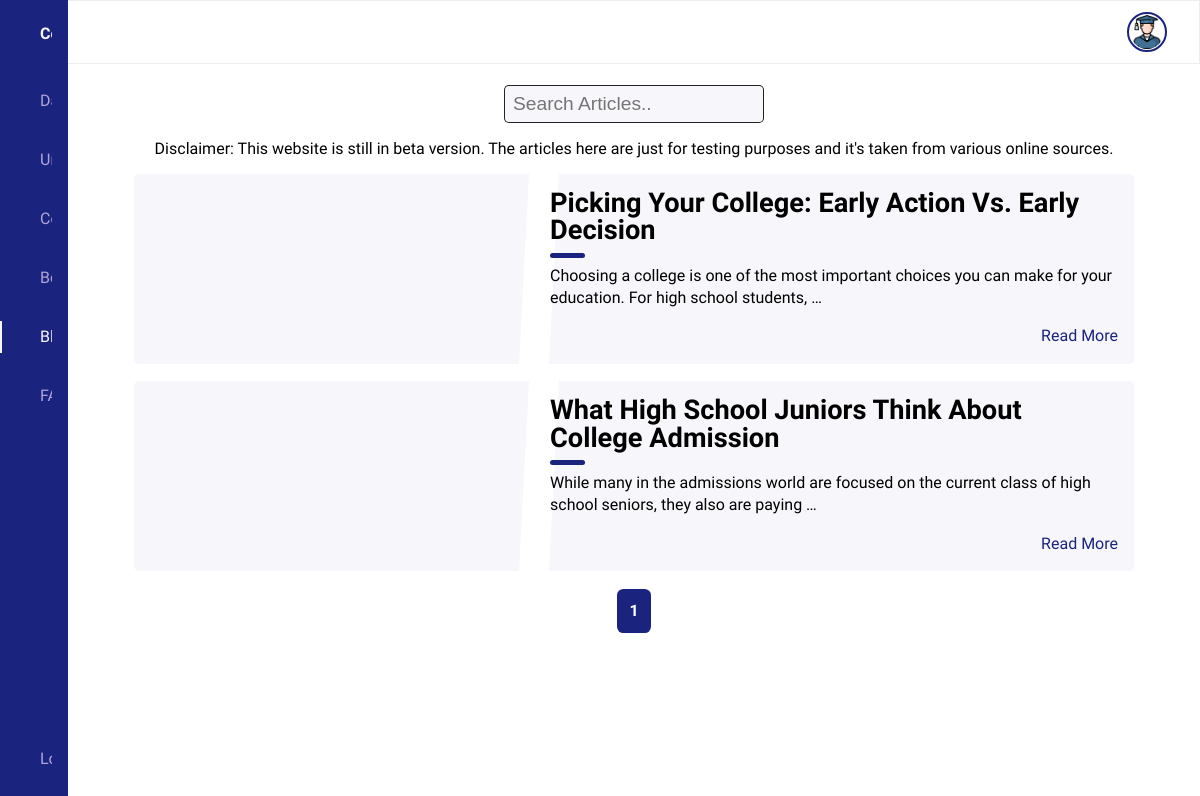
Page /blogs/ (signed in) on the committed database.
### users/models.py (models this page shows, shortened)
class Profile(models.Model):
    user = models.OneToOneField(User, on_delete=models.CASCADE)
    avatar = models.ImageField(default='avatar.png', upload_to='profile_pics')
    bio = models.TextField(blank=True, null=True, default='')
    gpa = models.DecimalField(
        decimal_places=2, max_digits=3, blank=True, null=True)
    gre_score = models.IntegerField(blank=True, null=True)
    toefl_score = models.IntegerField(blank=True, null=True)
    sop_score = models.DecimalField(
        decimal_places=1, max_digits=2, blank=True, null=True)
    lor_score = models.DecimalField(
        decimal_places=1, max_digits=2, blank=True, null=True)
    uni_score = models.IntegerField(blank=True, null=True)
    CHOICES = [(1, 'Yes'), (0, 'No')]
    research = models.IntegerField(choices=CHOICES, default=0)
    chance_of_admit = models.DecimalField(
        decimal_places=2, max_digits=3, blank=True, null=True, default=0.0)

### blogs/models.py (models this page shows, shortened)
class Post(models.Model):
    title = models.CharField(max_length=140, null=True)
    description = models.TextField(null=True)
    image_url = models.URLField(blank=True, null=True)
    posted_on = models.DateTimeField(default=timezone.now, blank=True)
    author = models.ForeignKey(User, on_delete=models.CASCADE, null=True, blank=True)
    slug = models.SlugField(unique=True, max_length=100, null=True)
    tags = TaggableManager(blank=True, )

### blogs/views.py (the view)
# urls.py: path('', login_required(views.blogs_page), name='blogs'),
def blogs_page(request):
    title = 'Blogs'
    search_query = request.GET.get('search', '')
    if search_query:
        data = Post.objects.filter(
            Q(title__icontains=search_query) | Q(description__icontains=search_query)).distinct()
        title = f'Search results for {search_query}'
    else:
        data = Post.objects.order_by('-posted_on')
    paginator = Paginator(data, 4)
    page_number = request.GET.get('page', 1)
    page_obj = paginator.get_page(page_number)
    context = {
        'title': title,
        'blogs': page_obj,
        'page_obj': page_obj,
        'search_query': search_query,
    }
    return render(request, 'blogs/blogs.html', context)

### components/templates/blogs/blogs.html (shortened to what this page needs)
{% extends "base.html" %}
{% load static %}
{% load mathfilters %}
{% block extracss %}
<link rel="stylesheet" href="{% static 'css/blogs/blog-lists.css' %}">
{% endblock extracss %}
{% block content %}
<form class="search" action="{% url 'blogs' %}">
    <input type="text" name="search" class="searchTerm" value="{{ search_query }}" placeholder="Search Articles..">
    <button type="submit" class="searchButton">
    </button>
</form>
<div class="blogs">
    <p class="center">Disclaimer: This website is still in beta version. The articles
        here are just for testing purposes
        and it's taken
        from various online sources.</p>
    {% for blog in blogs %}
    <div class="blog-card">
        <div class="meta">
            <div class="photo" style="background-image: url({{ blog.image_url }})">
            </div>
        </div>
        <div class="description">
            <h1><a href="{% url 'blog_detail' blog.slug %}">{{ blog.title }}</a></h1>
            <p>{{ blog.description|truncatewords:20 }}</p>
            <p class="read-more">
                <a href="{% url 'blog_detail' blog.slug %}">Read More </a>
            </p>
        </div>
    </div>
    {% endfor %}
</div>
<div class="pagination">
    {% if page_obj %}
        {% for num in page_obj.paginator.page_range %}
        {% if page_obj.number == num %}
        <span class="pagination-number pagination-current">{{ num }}</span>
        {% elif num > page_obj.number|add:'-3' and num < page_obj.number|add:'3' %} <a class="pagination-number"
            href="?page={{ num }}&search={{ search_query }}">{{ num }}</a>
    {% endif %}
    {% endfor %}
    {% else %}
    <h4>No Articles Found.</h4>
    {% endif %}
</div>
{% endblock content %}

### components/templates/base.html (shortened to what this page needs)
{% load static %}
<!DOCTYPE html>
<html lang="en">
<head>
    <link href='https://unpkg.com/boxicons@2.0.7/css/boxicons.min.css' rel='stylesheet'>
    <link rel="stylesheet" href="//code.jquery.com/ui/1.12.1/themes/base/jquery-ui.css">
    <link rel="stylesheet" href="https://cdnjs.cloudflare.com/ajax/libs/Chart.js/2.8.0/Chart.min.css"
 />
    <link rel="stylesheet" id="theme" href="{% static 'css/themes/light.css' %}" />
    <link rel="stylesheet" href="{% static 'css/styles.css' %}" />
    {% block extracss %}
    {% endblock extracss %}
</head>
<body id="body-pd">
    <header class="header" id="header">
        <div class="header__img dropdown">
            <img onclick="dropdownFunction()" class="dropbtn" src="{{ user.profile.avatar.url }}" alt="Profile" />
        </div>
    </header>
    <div class="l-navbar" id="nav-bar">
        <nav class="nav">
            <div>
                <a href="{% url 'dashboard' %}" class="nav__logo">
                    <span class="nav__logo-name">College Finder</span>
                </a>
                <div class="nav__list">
                    <a href="{% url 'dashboard' %}" class="nav__link" id="dashboard">
                        <span class="nav__name">Dashboard</span>
                    </a>
                    <a href="{% url 'universities' %}" class="nav__link" id="universities">
                        <span class="nav__name">Universities</span>
                    </a>
                    <a href="{% url 'college_comparison' %}" class="nav__link" id="college-comparison">
                        <span class="nav__name">College Comparison</span>
                    </a>
                    <a href="{% url 'bookmarks' %}" class="nav__link" id="bookmarks">
                        <span class="nav__name">Bookmarks</span>
                    </a>
                    <a href="{% url 'blogs' %}" class="nav__link" id="blogs">
                        <span class="nav__name">Blogs</span>
                    </a>
                    <a href="{% url 'faqs' %}" class="nav__link" id="faqs">
                        <span class="nav__name">FAQs</span>
                    </a>
                </div>
            </div>
            <a href="{% url 'logout' %}" class="nav__link" id="log-out">
                <span class="nav__name">Log Out</span>
            </a>
        </nav>
    </div>
    <main>
        {% block content %}
        {% endblock content %}
    </main>
</body>
</html>

### components/static/css/themes/light.css (style rules this page uses)
:root { --first-color: #1a237e; --first-color-text: #1a237e; --first-color-light: #AFA5D9; --second-color: #512da8; --white: #fff; --black: #000; --black-second: #222; --white-color: #F7F6FB; --grey: #eee; }

### components/static/css/styles.css (style rules this page uses)
:root { --header-height: 3rem; --nav-width: 68px; --body-font: 'Nunito', sans-serif; --second-font: 'Poppins', 'Nunito' sans-serif; --normal-font-size: 1rem; --z-fixed: 100; }
body { position: relative; margin: var(--header-height) 0 0 0; padding: 0 1rem; font-family: var(--body-font); font-size: var(--normal-font-size); transition: .5s; }
a { text-decoration: none; }
main { padding-top: 0.3rem; }
.center { display: flex; justify-content: center; }
.header { width: 100%; height: var(--header-height); position: fixed; top: 0; left: 0; display: flex; align-items: center; justify-content: space-between; padding: 0 1rem; background-color: var(--white); border: 1.9px solid var(--grey); z-index: var(--z-fixed); transition: .5s; }
.header__img img { width: 40px; height: 40px; border-radius: 50%; border: 2px solid var(--first-color); margin-top: 0.25em; padding: 1px; cursor: pointer; }
.dropdown { position: relative; display: inline-block; }
.l-navbar { position: fixed; top: 0; left: -30%; width: var(--nav-width); height: 100vh; background-color: var(--first-color); padding: .5rem 1rem 0 0; transition: .5s; z-index: var(--z-fixed); }
.nav { height: 100%; display: flex; flex-direction: column; justify-content: space-between; overflow: hidden; }
.nav__logo, .nav__link { display: grid; grid-template-columns: max-content max-content; align-items: center; column-gap: 1rem; padding: .5rem 0 .5rem 1.5rem; }
.nav__logo { margin-bottom: 2rem; }
.nav__logo-name { color: #F7F6FB; font-weight: 700; }
.nav__link { position: relative; color: #AFA5D9; margin-bottom: 1.5rem; transition: .3s; }
.active { color: #F7F6FB; }
.active::before { content: ''; position: absolute; left: 0; width: 2px; height: 32px; background-color: #F7F6FB; }
main { margin-top: 0.5em; }
.search { width: 260px; position: relative; display: flex; margin: 1em auto; }
input { background-color: var(--white-color); }
.searchTerm { width: 100%; color: var(--black); border: 1.8px solid var(--black-second); border-right: none; padding: 8px; height: 2em; font-size: 1.2em; border-radius: 5px 0 0 5px; outline: none; }
.searchButton { width: 40px; height: 2em; border: 1.8px solid var(--black-second); border-left: none; text-align: center; color: var(--first-color); background-color: var(--white-color); border-radius: 0 5px 5px 0; cursor: pointer; font-size: 1.2em; outline: none; }
.pagination { position: relative; display: flex; justify-content: center; margin: 1em; }
.pagination-number { margin: 0 0.3em; padding: 0.8em; border-radius: 0.4rem; color: var(--first-color-text); font-weight: 500; }
.pagination-current { font-weight: 600; }
.pagination-number:hover, .pagination-current { color: #fff; background-color: var(--first-color); }
@media screen and (min-width: 768px) { body { margin: calc(var(--header-height) + 1rem) 0 0 0; padding-left: calc(var(--nav-width) + 1rem); } }
@media screen and (min-width: 768px) { .header { height: calc(var(--header-height) + 1rem); padding: 0 2rem 0 calc(var(--nav-width) + 2rem); } }
@media screen and (min-width: 768px) { .l-navbar { left: 0; padding: 1rem 1rem 0 0; } }

### rows in the picture
Post: title "Picking Your College: Early Action Vs. Early Decision", description "Choosing a college is one of the most important choices you can make for your education. For high school students, …"
Post: title "What High School Juniors Think About College Admission", description "While many in the admissions world are focused on the current class of high school seniors, they also are paying …"

### other values in the picture
{{ num }} "1"
